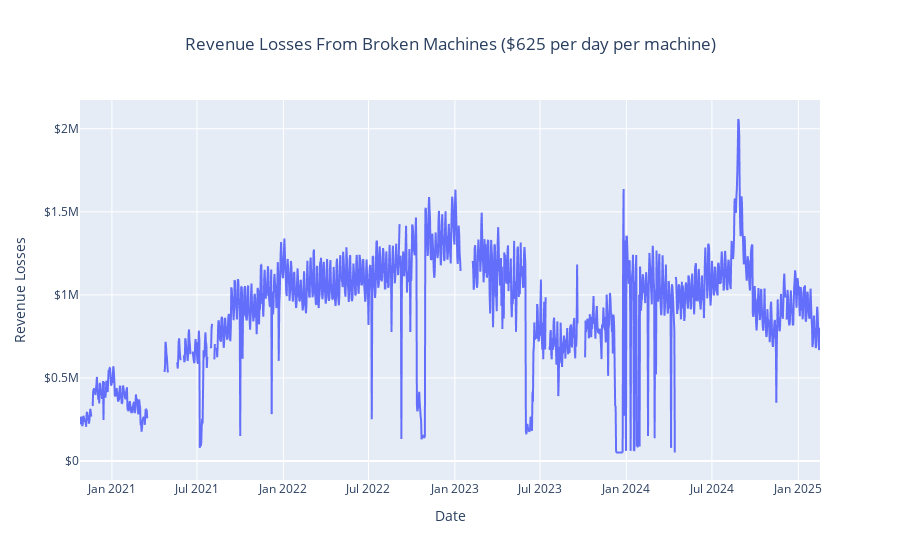

The notebook cell this image was saved under:
### Code cell
# Percent broken
fig = px.line(df, x='Date', y='Revenue Losses',
              title='Revenue Losses From Broken Machines ($625 per day per machine)',
              labels={'Revenue Losses': 'Revenue Losses'},
              line_shape='linear')

# Center title
fig.update_layout(title_x=0.5)

# Dollar format
fig.update_layout(yaxis_tickprefix='$')

# Show the plot
fig.show()

### Figure 1 — Plotly figure (JSON) as saved in the notebook; plotly's stock layout.template omitted (floating-point values rounded to 4 significant figures; data arrays with more than 128 entries replaced by an {"elided": "..."} marker saying what was removed)
{"data": [{"hovertemplate": "Date=%{x}<br>Revenue Losses=%{y}<extra></extra>", "legendgroup": "", "line": {"color": "#636efa", "dash": "solid", "shape": "linear"}, "marker": {"symbol": "circle"}, "mode": "lines", "name": "", "showlegend": false, "type": "scattergl", "x": {"elided": "1576 str values"}, "xaxis": "x", "y": {"elided": "1576 int values"}, "yaxis": "y"}], "layout": {"legend": {"tracegroupgap": 0}, "title": {"text": "Revenue Losses From Broken Machines ($625 per day per machine)", "x": 0.5}, "xaxis": {"anchor": "y", "domain": [0, 1], "title": {"text": "Date"}}, "yaxis": {"anchor": "x", "domain": [0, 1], "tickprefix": "$", "title": {"text": "Revenue Losses"}}}}
